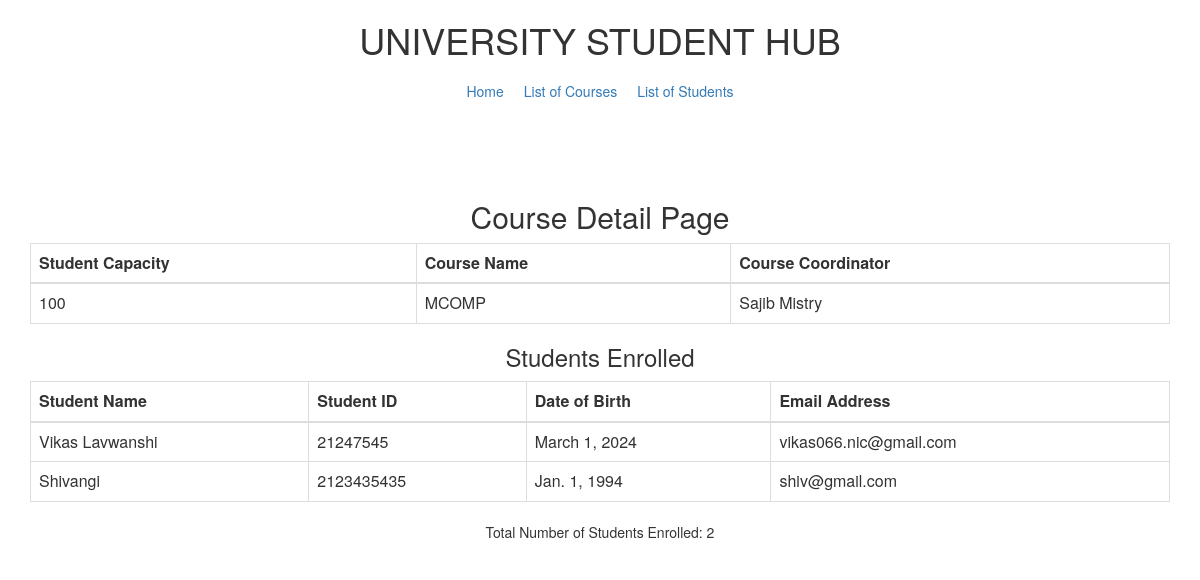
The page /courses/1/ on the database its author committed.
### StudentHubApp/models.py (models this page shows, shortened)
class Courses(models.Model):
    capacity = models.IntegerField() #Size (Max number of student)
    courseName = models.CharField(max_length=100) #course names
    nameOfCourseCordinator = models.CharField(max_length=100) #  Name of course cordinators

class Students(models.Model):
    name = models.CharField(max_length=100)
    emailAddress = models.EmailField(max_length=255)
    studentId = models.IntegerField(unique=True)
    dob = models.DateField(max_length=8)
    courseEnrolled = models.ForeignKey(Courses, on_delete=models.CASCADE)

### StudentHubApp/views.py (the view)
# urls.py: path('courses/<int:course_id>/', views.courseDetails, name='course_detail') # single course view with details
def courseDetails(request, course_id):
    course = get_object_or_404(Courses, id=course_id)
    students_enrolled = Students.objects.filter(courseEnrolled=course)
    total_students_enrolled = students_enrolled.count()
    return render(request, 'course_details.html', {
        'course': course,
        'students_enrolled': students_enrolled,
        'total_students_enrolled': total_students_enrolled})

### StudentHubApp/templates/course_details.html (shortened to what this page needs)
{% extends 'base.html' %}
{% block content %}
<div class="container">
    <h2>Course Detail Page</h2>
    <table class="table table-bordered">
        <thead>
            <tr>
                <th>Student Capacity</th>
                <th>Course Name</th>
                <th>Course Coordinator</th>
            </tr>
        </thead>
        <tbody>
            <tr>
                <td>{{ course.capacity }}</td>
                <td>{{ course.courseName }}</td>
                <td>{{ course.nameOfCourseCordinator }}</td>
            </tr>
        </tbody>
    </table>
    <h3>Students Enrolled</h3>
    <table class="table table-bordered">
        <thead>
            <tr>
                <th>Student Name</th>
                <th>Student ID</th>
                <th>Date of Birth</th>
                <th>Email Address</th>
            </tr>
        </thead>
        <tbody>
            {% for student in students_enrolled %}
            <tr>
                <td>{{ student.name }}</td>
                <td>{{ student.studentId }}</td>
                <td>{{ student.dob }}</td>
                <td>{{ student.emailAddress }}</td>
            </tr>
            {% endfor %}
        </tbody>
    </table>
    <p>Total Number of Students Enrolled: {{ total_students_enrolled }}</p>
</div>
{% endblock %}

### StudentHubApp/templates/base.html (style rules this page uses)
.container { text-align: center; margin-top: 50px; }

### rows shown on the page
Courses: capacity "100", courseName "MCOMP", nameOfCourseCordinator "Sajib Mistry"
Students: name "Vikas Lavwanshi", studentId "21247545", dob "March 1, 2024", emailAddress "vikas066.nic@gmail.com"
Students: name "Shivangi", studentId "2123435435", dob "Jan. 1, 1994", emailAddress "shiv@gmail.com"

### other values the page prints
{{ total_students_enrolled }} "2"
